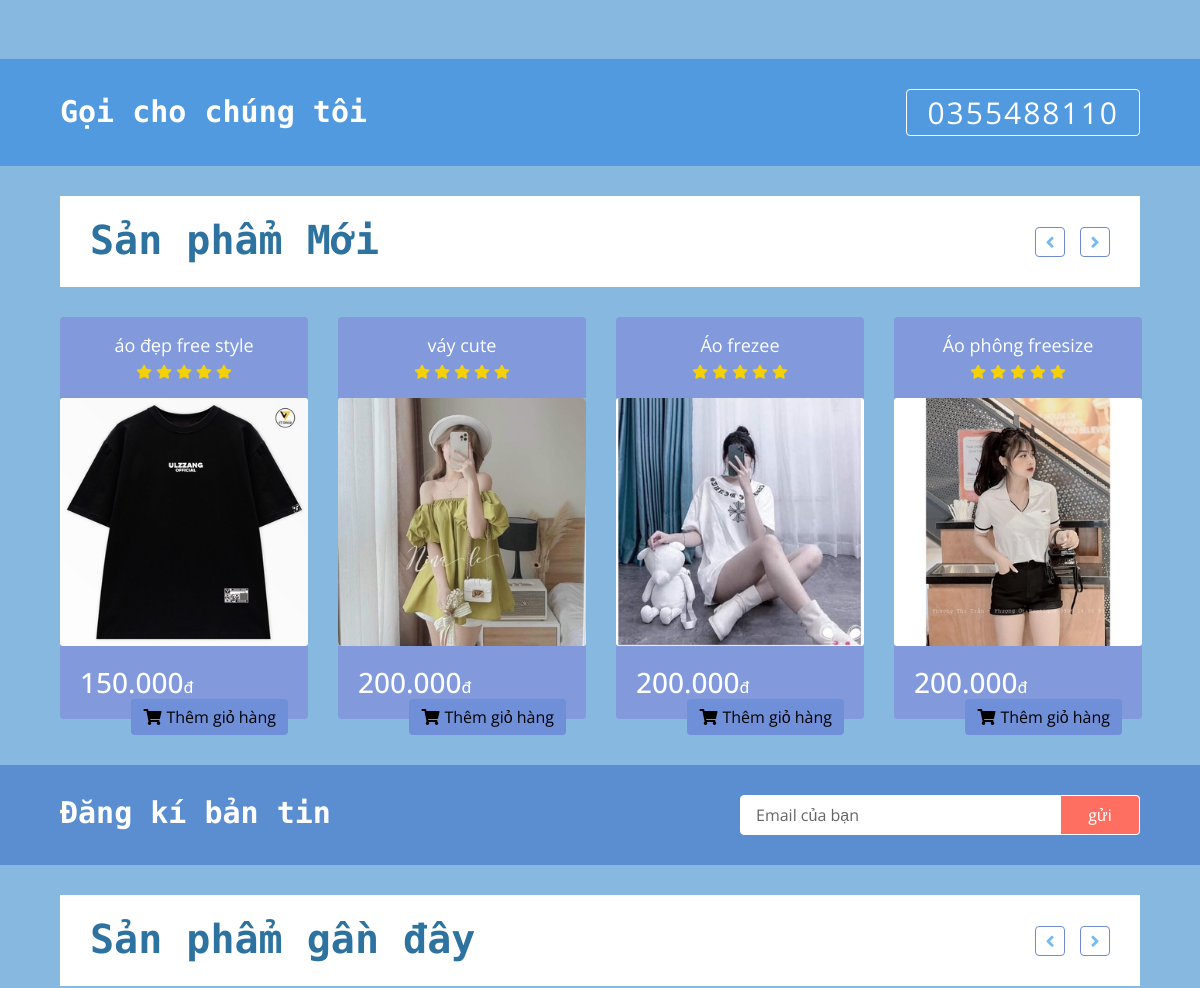
Before: / (middle part) with the older database file.
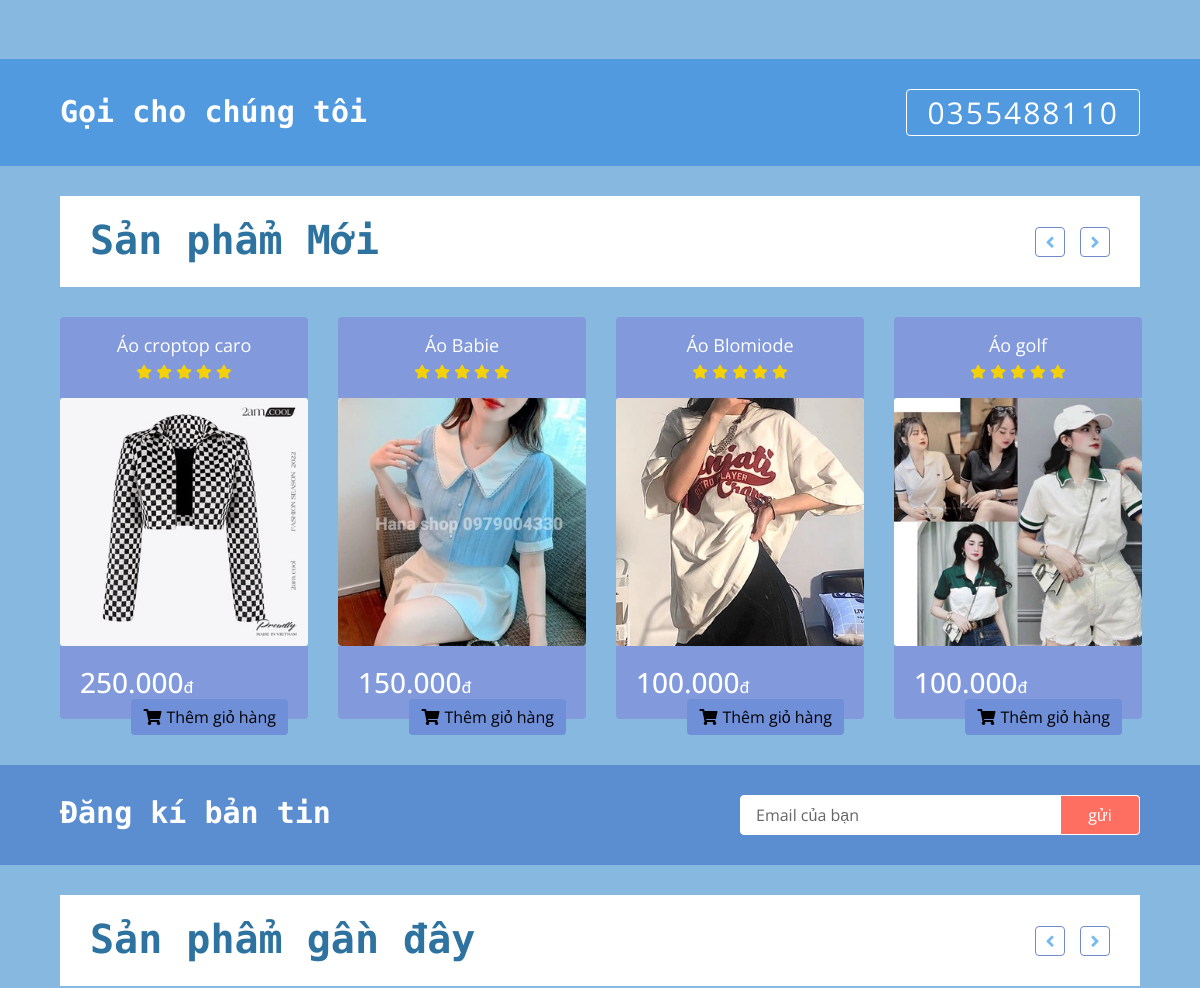
After: the same page with the newer database file.
### tables this page shows
CREATE TABLE `products` (
  `id` int(11) NOT NULL,
  `name` varchar(50) NOT NULL,
  `image` varchar(200) NOT NULL,
  `price` float NOT NULL,
  `description` text NOT NULL,
  `manufacturer_id` int(11) NOT NULL
);

### index.php (the view, shortened to what this page needs)
<!DOCTYPE html>
<html lang="en">
<head>
    <link href="https://stackpath.bootstrapcdn.com/bootstrap/4.4.1/css/bootstrap.min.css" rel="stylesheet">
    <link href="https://cdnjs.cloudflare.com/ajax/libs/font-awesome/5.10.0/css/all.min.css" rel="stylesheet">
    <link href="lib/slick/slick.css" rel="stylesheet">
    <link href="lib/slick/slick-theme.css" rel="stylesheet">
    <link href="css/style.css" rel="stylesheet">
</head>
<body>
    <div class="feature">
        <div class="container-fluid">
            <div class="row align-items-center">
            </div>
        </div>
    </div>
    <div class="call-to-action">
        <div class="container-fluid">
            <div class="row align-items-center">
                <div class="col-md-6">
                    <h1>Gọi cho chúng tôi</h1>
                </div>
                <div class="col-md-6">
                    <a href="tel:0355488110">0355488110</a>
                </div>
            </div>
        </div>
    </div>
    <div class="featured-product product">
        <div class="container-fluid">
            <div class="section-header">
                <h1>Sản phẩm Mới</h1>
            </div>
            <?php
            require 'admin/connect.php';
            $sql = "select * from products ORDER BY `id` DESC";
            $result = mysqli_query($connect, $sql);
            ?>
            <div class="row align-items-center product-slider product-slider-4">
                <?php foreach ($result as $each) : ?>
                    <div class="col-lg-3">
                        <div class="product-item">
                            <div class="product-title rounded-top">
                                <a href="product-detail.php?id=<?php echo $each['id'] ?>"><?php echo $each['name'] ?></a>
                                <div class="ratting">
                                    <i class="fa fa-star"></i>
                                    <i class="fa fa-star"></i>
                                    <i class="fa fa-star"></i>
                                    <i class="fa fa-star"></i>
                                    <i class="fa fa-star"></i>
                                </div>
                            </div>
                            <div class="product-image rounded">
                                <a href="product-detail.php">
                                    <img src="admin/products/photos/<?php echo $each['image'] ?>">
                                </a>
                            </div>
                            <div class="product-price rounded-bottom">
                                <h3><?php echo number_format($each['price'], 0, ',', '.') ?><span>đ</span></h3>
                                <?php if (!empty($_SESSION['id'])) {
                                ?>
                                    <a class="btn" href="add_to_cart.php?id=<?php echo $each['id'] ?>"><i class="fa fa-shopping-cart"></i>Thêm giỏ hàng</a>
                                <?php } else { ?>
                                    <a class="btn" href="signin.php"><i class="fa fa-shopping-cart"></i>Thêm giỏ hàng</a>
                                <?php } ?>
                            </div>
                        </div>
                    </div>
                <?php endforeach ?>
            </div>
        </div>
    </div>
    <div class="newsletter">
        <div class="container-fluid">
            <div class="row">
                <div class="col-md-6">
                    <h1>Đăng kí bản tin</h1>
                </div>
                <div class="col-md-6">
                    <div class="form">
                        <input type="email" value="Email của bạn">
                        <button>gửi</button>
                    </div>
                </div>
            </div>
        </div>
    </div>
    <div class="recent-product product">
        <div class="container-fluid">
            <div class="section-header">
                <h1>Sản phẩm gần đây</h1>
            </div>
        </div>
    </div>
</body>
</html>

Changed rows visible on the page:
no longer on this page (row unchanged): products: name "áo đẹp free style", image (picture), price "150.000"
no longer on this page (row edited): products: name "váy cute", image (picture), price "200.000"
no longer on this page (row edited): products: name "Áo frezee", image (picture), price "200.000"
no longer on this page (row edited): products: name "Áo phông freesize", image (picture), price "200.000"
added products: name "Áo croptop caro", image (picture), price "250.000"
added products: name "Áo Babie", image (picture), price "150.000"
added products: name "Áo Blomiode", image (picture), price "100.000"
added products: name "Áo golf", image (picture), price "100.000"
